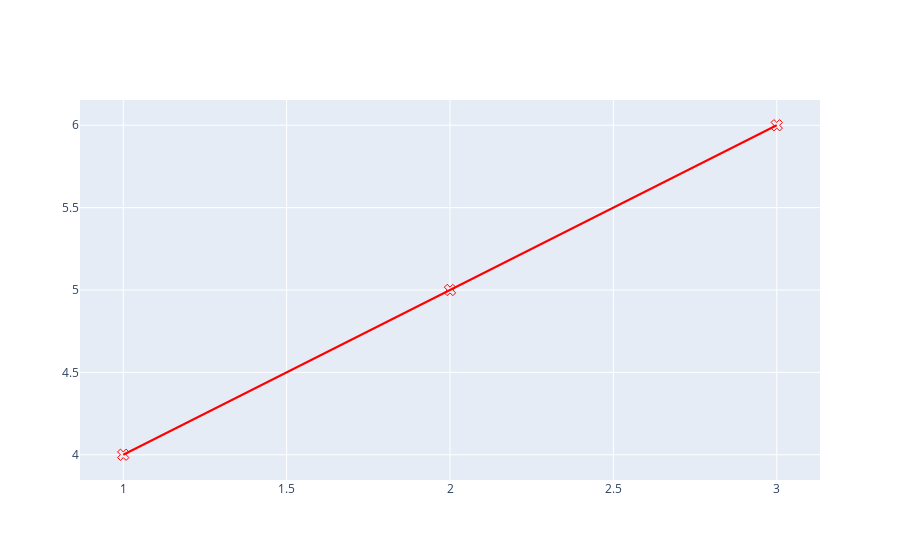

Notebook source saved alongside this figure:
### Code cell
# another example of scatter plot - simple one with only data object; to remember - data must be a list object!!
iplot([go.Scatter(x=[1,2,3], y=[4,5,6], marker={'color': 'red', 'symbol': 104, 'size': 10}, 
                mode="markers+lines",  text=["one","two","three"])])
# specifications related to plotting this data: the points plotted as hollow x's with lines joining them, all in red.

### Figure 1 — Plotly figure (JSON) as saved in the notebook; plotly's stock layout.template omitted (floating-point values rounded to 4 significant figures)
{"data": [{"marker": {"color": "red", "size": 10, "symbol": 104}, "mode": "markers+lines", "text": ["one", "two", "three"], "type": "scatter", "x": [1, 2, 3], "y": [4, 5, 6]}], "layout": {}}
